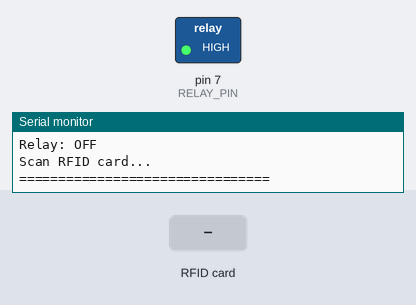
Bench run of a sketch on a simulated Arduino Uno, built with avr-gcc and run on an emulated ATmega328P. On the bench: switched loads named in the sketch (green lamp = pin HIGH), the last lines printed to the serial monitor. The inputs (shaded band) are chosen by the test bench. Pins used as bus, display or sensor lines are not drawn.

Above: at 1.3 s.
1.4 s: RFID card DE AD BE EF held to the reader
At 1.9 s:
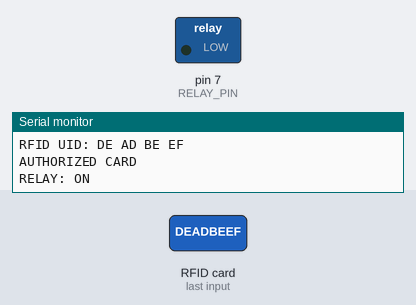
2.9 s: RFID card 5E 7A 19 C4 held to the reader
Timing chart, 0 to 5.9 s (numbered marks = the images above; inputs shaded):
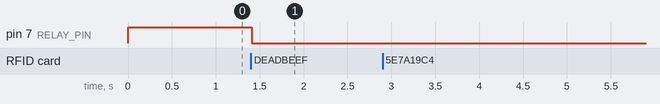

Measured:
- after the input at 1.4 s, pin 7 (RELAY_PIN): HIGH → LOW at once

The sketch:

main.ino
```cpp
#include <SPI.h>
#include <MFRC522.h>

// ---------------- PIN CONFIGURATION ----------------

#define SS_PIN     10
#define RST_PIN    9
#define RELAY_PIN  7

MFRC522 rfid(SS_PIN, RST_PIN);

// ---------------- AUTHORIZED RFID UID ----------------
// CHANGE THIS TO YOUR CARD'S UID

byte authorizedUID[] = {
  0xDE, 0xAD, 0xBE, 0xEF
};

byte authorizedUIDLength = 4;

// ----------------------------------------------------

bool relayOn = false;

// Most 5V relay modules are ACTIVE LOW.
// If your relay works opposite, change these two.
#define RELAY_ON  LOW
#define RELAY_OFF HIGH


void setup()
{
  Serial.begin(9600);

  // Relay starts OFF
  pinMode(RELAY_PIN, OUTPUT);
  digitalWrite(RELAY_PIN, RELAY_OFF);

  // Start SPI
  SPI.begin();

  // Start RFID
  rfid.PCD_Init();

  Serial.println("================================");
  Serial.println("RFID Relay Controller");
  Serial.println("System Started");
  Serial.println("Relay: OFF");
  Serial.println("Scan RFID card...");
  Serial.println("================================");
}


void loop()
{
  // No new RFID card
  if (!rfid.PICC_IsNewCardPresent())
    return;

  // Cannot read card
  if (!rfid.PICC_ReadCardSerial())
    return;

  Serial.println();
  Serial.print("RFID UID: ");

  for (byte i = 0; i < rfid.uid.size; i++)
  {
    if (rfid.uid.uidByte[i] < 0x10)
      Serial.print("0");

    Serial.print(rfid.uid.uidByte[i], HEX);
    Serial.print(" ");
  }

  Serial.println();

  // Check authorization
  if (checkAuthorizedCard())
  {
    Serial.println("AUTHORIZED CARD");

    if (!relayOn)
    {
      relayOn = true;
      digitalWrite(RELAY_PIN, RELAY_ON);

      Serial.println("RELAY: ON");
    }
    else
    {
      // Already ON, do nothing
      Serial.println("RELAY ALREADY ON");
    }
  }
  else
  {
    Serial.println("UNAUTHORIZED CARD");
    Serial.println("RELAY: OFF");
  }

  // Stop communication with card
  rfid.PICC_HaltA();
  rfid.PCD_StopCrypto1();

  delay(500);
}


// ----------------------------------------------------
// CHECK RFID UID
// ----------------------------------------------------

bool checkAuthorizedCard()
{
  if (rfid.uid.size != authorizedUIDLength)
    return false;

  for (byte i = 0; i < authorizedUIDLength; i++)
  {
    if (rfid.uid.uidByte[i] != authorizedUID[i])
      return false;
  }

  return true;
}
```
